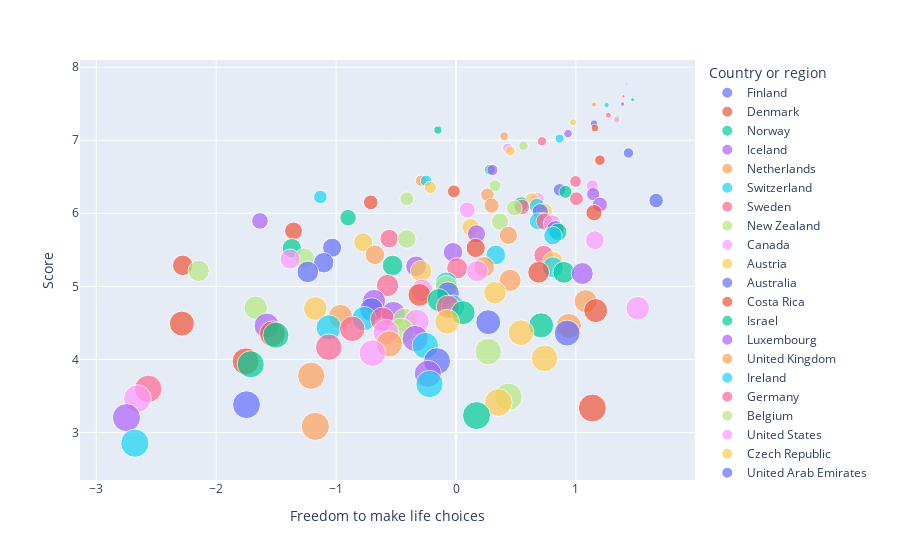

The notebook cell saved with this chart:
### Code cell
create_scatter(df_scaled, 'Freedom to make life choices', "Score")
